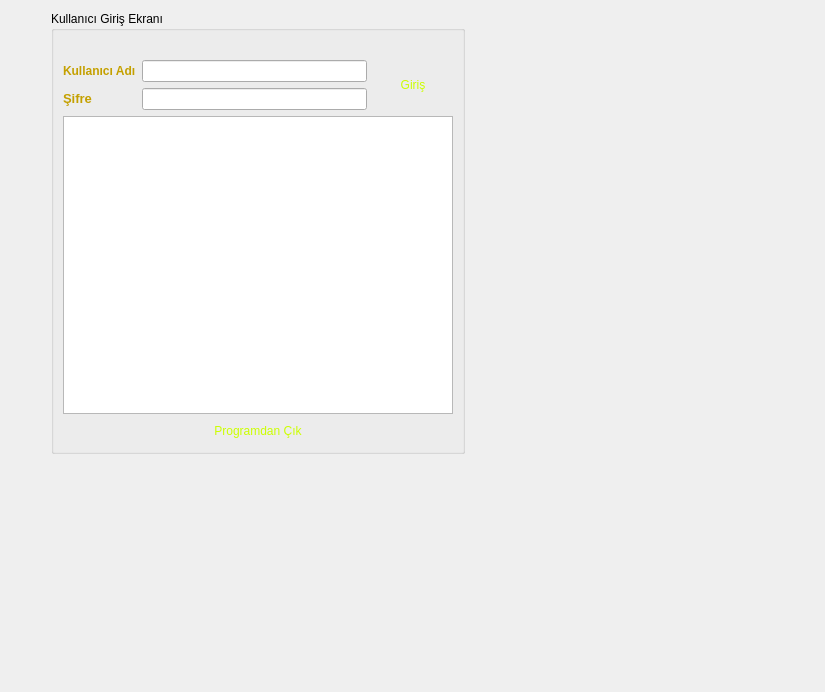
<?xml version="1.0" encoding="UTF-8"?>
<ui version="4.0">
 <class>WD_login</class>
 <widget class="QDialog" name="WD_login">
  <property name="geometry">
   <rect>
    <x>0</x>
    <y>0</y>
    <width>825</width>
    <height>692</height>
   </rect>
  </property>
  <property name="windowTitle">
   <string>Dialog</string>
  </property>
  <layout class="QGridLayout" name="gridLayout">
   <item row="0" column="0">
    <widget class="QLabel" name="lbl_bayrak">
     <property name="text">
      <string/>
     </property>
     <property name="pixmap">
      <pixmap resource="src.qrc">:/rsm/trb.gif</pixmap>
     </property>
     <property name="scaledContents">
      <bool>true</bool>
     </property>
    </widget>
   </item>
  </layout>
  <widget class="QGroupBox" name="groupBoxLogin">
   <property name="geometry">
    <rect>
     <x>51</x>
     <y>11</y>
     <width>414</width>
     <height>443</height>
    </rect>
   </property>
   <property name="styleSheet">
    <string notr="true">&lt;b&gt;color:red&lt;b&gt;</string>
   </property>
   <property name="title">
    <string>Kullanıcı Giriş Ekranı</string>
   </property>
   <layout class="QVBoxLayout" name="verticalLayout_2">
    <item>
     <widget class="QLabel" name="label_4">
      <property name="text">
       <string/>
      </property>
      <property name="pixmap">
       <pixmap resource="src.qrc">:/rsm/logo.png</pixmap>
      </property>
      <property name="scaledContents">
       <bool>true</bool>
      </property>
     </widget>
    </item>
    <item>
     <layout class="QGridLayout" name="gridLayout_3">
      <item row="2" column="0">
       <widget class="QTextEdit" name="durum"/>
      </item>
      <item row="0" column="0">
       <layout class="QGridLayout" name="gridLayout_2">
        <item row="2" column="0">
         <widget class="QLabel" name="label_2">
          <property name="text">
           <string>&lt;html&gt;&lt;head/&gt;&lt;body&gt;&lt;p&gt;&lt;span style=&quot; font-size:10pt; font-weight:600; color:#c4a000;&quot;&gt;Şifre&lt;/span&gt;&lt;/p&gt;&lt;/body&gt;&lt;/html&gt;</string>
          </property>
          <property name="buddy">
           <cstring>lineedit_username</cstring>
          </property>
         </widget>
        </item>
        <item row="1" column="0">
         <widget class="QLabel" name="label_3">
          <property name="styleSheet">
           <string notr="true">color: rgb(196, 160, 0);
font: 10pt &quot;DejaVu Sans&quot;;</string>
          </property>
          <property name="text">
           <string>&lt;html&gt;&lt;head/&gt;&lt;body&gt;&lt;p&gt;&lt;span style=&quot; font-weight:600; color:#c4a000;&quot;&gt;Kullanıcı Adı&lt;/span&gt;&lt;/p&gt;&lt;/body&gt;&lt;/html&gt;</string>
          </property>
         </widget>
        </item>
        <item row="1" column="2" rowspan="2">
         <widget class="QPushButton" name="pushButton_login">
          <property name="minimumSize">
           <size>
            <width>80</width>
            <height>0</height>
           </size>
          </property>
          <property name="maximumSize">
           <size>
            <width>100</width>
            <height>100</height>
           </size>
          </property>
          <property name="styleSheet">
           <string notr="true">font: 75 oblique 14pt &quot;DejaVu Sans Mono&quot;;
color: rgb(204, 255, 0);
image: url(:/rsm/tkt.png);</string>
          </property>
          <property name="text">
           <string>Giriş</string>
          </property>
          <property name="autoDefault">
           <bool>true</bool>
          </property>
          <property name="default">
           <bool>true</bool>
          </property>
          <property name="flat">
           <bool>true</bool>
          </property>
         </widget>
        </item>
        <item row="1" column="1">
         <widget class="QLineEdit" name="lineedit_username">
          <property name="dragEnabled">
           <bool>false</bool>
          </property>
         </widget>
        </item>
        <item row="2" column="1">
         <widget class="QLineEdit" name="lineedit_password">
          <property name="focusPolicy">
           <enum>Qt::StrongFocus</enum>
          </property>
          <property name="echoMode">
           <enum>QLineEdit::Password</enum>
          </property>
          <property name="dragEnabled">
           <bool>false</bool>
          </property>
         </widget>
        </item>
       </layout>
      </item>
     </layout>
    </item>
    <item>
     <widget class="QPushButton" name="pushButton_login_2">
      <property name="minimumSize">
       <size>
        <width>80</width>
        <height>0</height>
       </size>
      </property>
      <property name="maximumSize">
       <size>
        <width>400</width>
        <height>35</height>
       </size>
      </property>
      <property name="styleSheet">
       <string notr="true">font: 75 oblique 14pt &quot;DejaVu Sans Mono&quot;;
color: rgb(204, 255, 0);
image: url(:/rsm/tkt.png);</string>
      </property>
      <property name="text">
       <string>Programdan Çık</string>
      </property>
      <property name="autoDefault">
       <bool>false</bool>
      </property>
      <property name="default">
       <bool>false</bool>
      </property>
      <property name="flat">
       <bool>true</bool>
      </property>
     </widget>
    </item>
   </layout>
  </widget>
  <zorder>lbl_bayrak</zorder>
  <zorder>groupBoxLogin</zorder>
 </widget>
 <tabstops>
  <tabstop>pushButton_login</tabstop>
  <tabstop>durum</tabstop>
  <tabstop>pushButton_login_2</tabstop>
 </tabstops>
 <resources>
  <include location="src.qrc"/>
 </resources>
 <connections/>
</ui>
